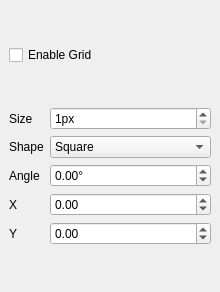
<?xml version="1.0" encoding="UTF-8"?>
<ui version="4.0">
 <author>
    SPDX-FileCopyrightText: 2012-2026 Mattia Basaglia &lt;dev@dragon.best&gt;
    SPDX-License-Identifier: GPL-3.0-or-later
  </author>
 <class>DockGrid</class>
 <widget class="QDockWidget" name="DockGrid">
  <property name="geometry">
   <rect>
    <x>0</x>
    <y>0</y>
    <width>220</width>
    <height>292</height>
   </rect>
  </property>
  <property name="windowIcon">
   <iconset theme="grid-rectangular"/>
  </property>
  <property name="windowTitle">
   <string>Configure Grid</string>
  </property>
  <widget class="QScrollArea" name="scrollArea">
   <property name="sizePolicy">
    <sizepolicy hsizetype="Minimum" vsizetype="Expanding">
     <horstretch>0</horstretch>
     <verstretch>0</verstretch>
    </sizepolicy>
   </property>
   <property name="frameShape">
    <enum>QFrame::Shape::NoFrame</enum>
   </property>
   <property name="horizontalScrollBarPolicy">
    <enum>Qt::ScrollBarPolicy::ScrollBarAlwaysOff</enum>
   </property>
   <property name="widgetResizable">
    <bool>true</bool>
   </property>
   <widget class="QWidget" name="scrollAreaWidgetContents">
    <property name="geometry">
     <rect>
      <x>0</x>
      <y>0</y>
      <width>220</width>
      <height>262</height>
     </rect>
    </property>
    <layout class="QVBoxLayout" name="verticalLayout">
     <item>
      <widget class="QCheckBox" name="check_enable">
       <property name="text">
        <string>Enable Grid</string>
       </property>
      </widget>
     </item>
     <item>
      <layout class="QGridLayout" name="gridLayout">
       <item row="3" column="1">
        <widget class="QDoubleSpinBox" name="spin_x">
         <property name="minimum">
          <double>-8192.000000000000000</double>
         </property>
         <property name="maximum">
          <double>8192.000000000000000</double>
         </property>
        </widget>
       </item>
       <item row="3" column="0">
        <widget class="QLabel" name="label_3">
         <property name="sizePolicy">
          <sizepolicy hsizetype="Fixed" vsizetype="Preferred">
           <horstretch>0</horstretch>
           <verstretch>0</verstretch>
          </sizepolicy>
         </property>
         <property name="text">
          <string>X</string>
         </property>
        </widget>
       </item>
       <item row="1" column="1">
        <widget class="QComboBox" name="combo_shape">
         <item>
          <property name="text">
           <string>Square</string>
          </property>
          <property name="icon">
           <iconset theme="grid-rectangular"/>
          </property>
         </item>
         <item>
          <property name="text">
           <string>Triangle</string>
          </property>
          <property name="icon">
           <iconset theme="grid-axonometric"/>
          </property>
         </item>
        </widget>
       </item>
       <item row="1" column="0">
        <widget class="QLabel" name="label_2">
         <property name="text">
          <string>Shape</string>
         </property>
        </widget>
       </item>
       <item row="0" column="0">
        <widget class="QLabel" name="label">
         <property name="sizePolicy">
          <sizepolicy hsizetype="Fixed" vsizetype="Preferred">
           <horstretch>0</horstretch>
           <verstretch>0</verstretch>
          </sizepolicy>
         </property>
         <property name="text">
          <string>Size</string>
         </property>
        </widget>
       </item>
       <item row="0" column="1">
        <widget class="QSpinBox" name="spin_size">
         <property name="suffix">
          <string>px</string>
         </property>
         <property name="minimum">
          <number>1</number>
         </property>
         <property name="maximum">
          <number>1024</number>
         </property>
        </widget>
       </item>
       <item row="2" column="1">
        <widget class="QDoubleSpinBox" name="spin_angle">
         <property name="wrapping">
          <bool>true</bool>
         </property>
         <property name="suffix">
          <string>°</string>
         </property>
         <property name="maximum">
          <double>360.000000000000000</double>
         </property>
         <property name="singleStep">
          <double>5.000000000000000</double>
         </property>
        </widget>
       </item>
       <item row="2" column="0">
        <widget class="QLabel" name="label_5">
         <property name="text">
          <string>Angle</string>
         </property>
        </widget>
       </item>
       <item row="4" column="1">
        <widget class="QDoubleSpinBox" name="spin_y">
         <property name="minimum">
          <double>-8192.000000000000000</double>
         </property>
         <property name="maximum">
          <double>8192.000000000000000</double>
         </property>
        </widget>
       </item>
       <item row="4" column="0">
        <widget class="QLabel" name="label_4">
         <property name="sizePolicy">
          <sizepolicy hsizetype="Fixed" vsizetype="Preferred">
           <horstretch>0</horstretch>
           <verstretch>0</verstretch>
          </sizepolicy>
         </property>
         <property name="text">
          <string>Y</string>
         </property>
        </widget>
       </item>
      </layout>
     </item>
    </layout>
   </widget>
  </widget>
 </widget>
 <resources/>
 <connections>
  <connection>
   <sender>spin_y</sender>
   <signal>valueChanged(double)</signal>
   <receiver>DockGrid</receiver>
   <slot>position_spin_changed()</slot>
   <hints>
    <hint type="sourcelabel">
     <x>171</x>
     <y>238</y>
    </hint>
    <hint type="destinationlabel">
     <x>360</x>
     <y>251</y>
    </hint>
   </hints>
  </connection>
  <connection>
   <sender>spin_x</sender>
   <signal>valueChanged(double)</signal>
   <receiver>DockGrid</receiver>
   <slot>position_spin_changed()</slot>
   <hints>
    <hint type="sourcelabel">
     <x>173</x>
     <y>204</y>
    </hint>
    <hint type="destinationlabel">
     <x>382</x>
     <y>224</y>
    </hint>
   </hints>
  </connection>
 </connections>
 <slots>
  <slot>position_spin_changed()</slot>
 </slots>
</ui>
